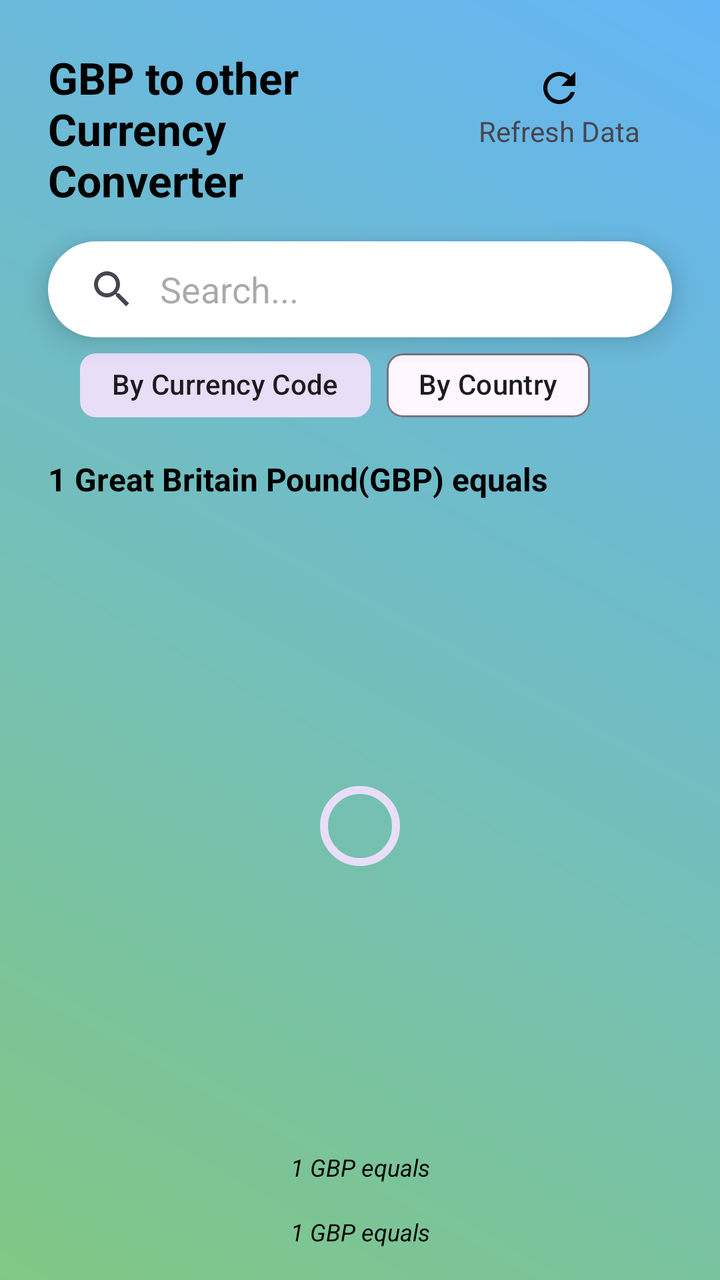
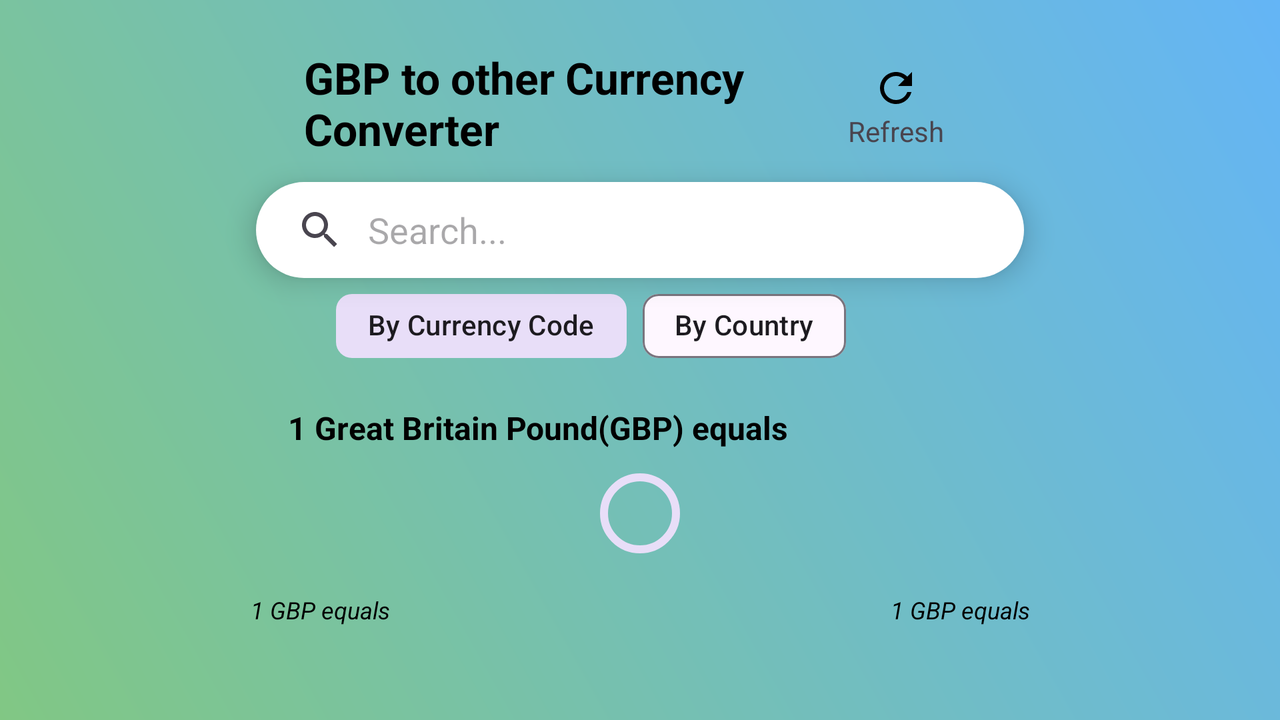

Two renders of one Android screen. The first uses the default layout on a phone; the second uses the alternative layout the repository ships for a different screen configuration, on a matching device. The two XML files are below.
<!-- AndroidManifest.xml: application theme Theme.CurrencyApp -->
<!-- res/layout/fragment_home.xml -->
<?xml version="1.0" encoding="utf-8"?>
<androidx.constraintlayout.widget.ConstraintLayout xmlns:android="http://schemas.android.com/apk/res/android"
    xmlns:app="http://schemas.android.com/apk/res-auto"
    xmlns:tools="http://schemas.android.com/tools"
    android:layout_width="match_parent"
    android:layout_height="match_parent"
    android:background="@drawable/back_gradient">

    <TextView
        android:id="@+id/title_text"
        android:layout_width="0dp"
        android:layout_height="wrap_content"
        android:layout_margin="24dp"
        android:text="GBP to other Currency Converter"
        android:textColor="@color/black"
        android:textSize="22sp"
        android:textStyle="bold"
        app:layout_constraintEnd_toStartOf="@+id/refresh_button"
        app:layout_constraintStart_toStartOf="parent"
        app:layout_constraintTop_toTopOf="parent" />

    <androidx.appcompat.widget.AppCompatTextView
        android:id="@+id/refresh_button"
        android:layout_width="wrap_content"
        android:layout_height="wrap_content"
        android:layout_marginTop="16dp"
        android:padding="16dp"
        android:drawableTop="@drawable/baseline_refresh_24"
        app:layout_constraintEnd_toEndOf="parent"
        android:text="Refresh Data"
        app:layout_constraintHorizontal_bias="1"
        android:layout_marginEnd="24dp"
        app:layout_constraintStart_toStartOf="parent"
        app:layout_constraintTop_toTopOf="parent" />

    <androidx.appcompat.widget.SearchView
        android:id="@+id/country_search"
        android:layout_width="match_parent"
        android:layout_height="wrap_content"
        android:layout_marginStart="24dp"
        android:layout_marginTop="16dp"
        android:layout_marginEnd="24dp"
        android:background="@drawable/bg_search_view"
        android:elevation="8dp"
        android:text=""
        app:elevation="8dp"
        app:iconifiedByDefault="false"
        app:layout_constraintTop_toBottomOf="@+id/title_text"
        app:queryBackground="@null"
        app:queryHint="Search..." />

    <com.google.android.material.chip.ChipGroup
        android:id="@+id/filter_chip_group"
        android:layout_width="match_parent"
        android:layout_height="wrap_content"
        android:layout_marginStart="40dp"
        android:layout_marginEnd="24dp"
        app:layout_constraintTop_toBottomOf="@+id/country_search"
        app:selectionRequired="true"
        app:singleSelection="true">

        <com.google.android.material.chip.Chip
            android:id="@+id/currency_code_chip"
            android:layout_width="wrap_content"
            android:layout_height="wrap_content"
            android:checkable="true"
            android:checked="true"
            android:text="By Currency Code" />

        <com.google.android.material.chip.Chip
            android:id="@+id/country_chip"
            android:layout_width="wrap_content"
            android:layout_height="wrap_content"
            android:checkable="true"
            android:text="By Country" />

    </com.google.android.material.chip.ChipGroup>

    <TextView
        android:id="@+id/gbp_equals_text"
        android:layout_width="match_parent"
        android:layout_height="wrap_content"
        android:layout_marginStart="24dp"
        android:layout_marginTop="12dp"
        android:layout_marginEnd="24dp"
        android:layout_marginBottom="16dp"
        android:text="1 Great Britain Pound(GBP) equals"
        android:textColor="@color/black"
        android:textSize="16sp"
        android:textStyle="bold"
        app:layout_constraintTop_toBottomOf="@+id/filter_chip_group" />

    <androidx.recyclerview.widget.RecyclerView
        android:id="@+id/home_search_recyclerview"
        android:layout_width="match_parent"
        android:layout_height="0dp"
        android:layout_marginTop="8dp"
        app:layoutManager="androidx.recyclerview.widget.LinearLayoutManager"
        app:layout_constraintBottom_toTopOf="@id/last_updated_text"
        app:layout_constraintTop_toBottomOf="@+id/gbp_equals_text"
        tools:itemCount="10"
        tools:layout="@layout/item_home_search_adapter"
        tools:visibility="invisible" />

    <androidx.recyclerview.widget.RecyclerView
        android:id="@+id/home_list_recyclerview"
        android:layout_width="match_parent"
        android:layout_height="0dp"
        android:layout_marginTop="8dp"
        android:orientation="vertical"
        app:layoutManager="androidx.recyclerview.widget.GridLayoutManager"
        app:layout_constraintBottom_toTopOf="@id/last_updated_text"
        app:layout_constraintTop_toBottomOf="@+id/gbp_equals_text"
        app:spanCount="2"
        tools:itemCount="10"
        tools:layout="@layout/item_home_list_adapter" />

    <com.google.android.material.progressindicator.CircularProgressIndicator
        android:id="@+id/loading_progress"
        android:layout_width="wrap_content"
        android:layout_height="wrap_content"
        app:indicatorColor="@color/white"
        android:elevation="1dp"
        app:layout_constraintBottom_toTopOf="@id/last_updated_text"
        app:layout_constraintStart_toStartOf="parent"
        app:layout_constraintEnd_toEndOf="parent"
        app:layout_constraintTop_toBottomOf="@+id/gbp_equals_text" />

    <TextView
        android:id="@+id/last_updated_text"
        android:layout_width="match_parent"
        android:layout_height="wrap_content"
        android:layout_marginStart="24dp"
        android:layout_marginTop="16dp"
        android:layout_marginEnd="24dp"
        android:layout_marginBottom="16dp"
        android:gravity="center"
        android:textColor="@color/black"
        android:textSize="12sp"
        android:textStyle="italic"
        app:layout_constraintBottom_toTopOf="@+id/last_fetched_text"
        tools:text="1 GBP equals" />

    <TextView
        android:id="@+id/last_fetched_text"
        android:layout_width="match_parent"
        android:layout_height="wrap_content"
        android:layout_marginStart="24dp"
        android:layout_marginTop="16dp"
        android:layout_marginEnd="24dp"
        android:layout_marginBottom="16dp"
        android:gravity="center"
        android:textColor="@color/black"
        android:textSize="12sp"
        android:textStyle="italic"
        app:layout_constraintBottom_toBottomOf="parent"
        tools:text="1 GBP equals" />

</androidx.constraintlayout.widget.ConstraintLayout>
<!-- res/layout/item_home_search_adapter.xml (included above) -->
<?xml version="1.0" encoding="utf-8"?>
<RelativeLayout xmlns:android="http://schemas.android.com/apk/res/android"
    xmlns:app="http://schemas.android.com/apk/res-auto"
    xmlns:tools="http://schemas.android.com/tools"
    android:layout_width="match_parent"
    android:layout_height="wrap_content"
    android:gravity="center_vertical"
    android:paddingStart="16dp"
    android:paddingTop="16dp"
    android:paddingEnd="16dp">

    <androidx.appcompat.widget.AppCompatImageView
        android:id="@+id/image_flag"
        android:layout_width="40dp"
        android:layout_height="20dp"
        android:layout_alignParentStart="true"
        android:layout_marginEnd="16dp"
        tools:src="@drawable/flag_aed" />

    <com.google.android.material.textview.MaterialTextView
        android:id="@+id/currency_name"
        android:layout_width="wrap_content"
        android:layout_height="wrap_content"
        android:layout_marginEnd="16dp"
        android:layout_toStartOf="@+id/conversion_text"
        android:layout_toEndOf="@+id/image_flag"
        android:ellipsize="end"
        android:maxLines="1"
        android:text="United Arab Emirates (AED)"
        android:textColor="@color/black"
        app:autoSizeMaxTextSize="16sp"
        app:autoSizeMinTextSize="10sp" />

    <com.google.android.material.textview.MaterialTextView
        android:id="@+id/conversion_text"
        android:layout_width="wrap_content"
        android:layout_height="wrap_content"
        android:layout_alignParentEnd="true"
        android:ellipsize="end"
        android:maxLines="1"
        android:text="22.22"
        android:textColor="@color/black"
        android:textSize="16sp"
        app:layout_constraintTop_toTopOf="parent" />

    <View
        android:layout_width="match_parent"
        android:layout_height="1dp"
        android:layout_below="@+id/image_flag"
        android:layout_marginTop="16dp"
        android:background="@color/black" />

</RelativeLayout>
<!-- res/layout/item_home_list_adapter.xml (included above) -->
<?xml version="1.0" encoding="utf-8"?>
<androidx.appcompat.widget.LinearLayoutCompat xmlns:android="http://schemas.android.com/apk/res/android"
    xmlns:app="http://schemas.android.com/apk/res-auto"
    xmlns:tools="http://schemas.android.com/tools"
    android:layout_width="match_parent"
    android:layout_height="wrap_content"
    android:orientation="vertical">

    <com.google.android.material.card.MaterialCardView
        android:layout_width="match_parent"
        android:layout_height="wrap_content"
        android:layout_marginStart="16dp"
        android:layout_marginEnd="16dp"
        android:layout_marginBottom="16dp"
        android:layout_marginTop="4dp"
        app:cardElevation="8dp">

        <androidx.appcompat.widget.LinearLayoutCompat
            android:layout_width="match_parent"
            android:layout_height="150dp"
            android:layout_gravity="center"
            android:gravity="center"
            android:orientation="vertical"
            android:padding="16dp">

            <androidx.appcompat.widget.AppCompatImageView
                android:id="@+id/currency_flag_image"
                android:layout_width="40dp"
                android:layout_height="30dp"
                android:src="@drawable/flag_aed" />

            <androidx.appcompat.widget.AppCompatTextView
                android:id="@+id/currency_name_text"
                android:layout_width="match_parent"
                android:layout_height="wrap_content"
                android:layout_marginTop="8dp"
                android:layout_marginBottom="8dp"
                android:gravity="center"
                android:maxLines="2"
                app:autoSizeMaxTextSize="12sp"
                app:autoSizeMinTextSize="2sp"
                tools:text="United Arab Emirates Dirham" />

            <com.google.android.material.textview.MaterialTextView
                android:id="@+id/currency_rate_text"
                android:layout_width="wrap_content"
                android:layout_height="wrap_content"
                android:gravity="center"
                android:maxLines="1"
                tools:text="22.22 AED" />

        </androidx.appcompat.widget.LinearLayoutCompat>
    </com.google.android.material.card.MaterialCardView>

</androidx.appcompat.widget.LinearLayoutCompat>
<!-- resources referenced by this layout -->
<resources>
  <color name="black">#FF000000</color>
  <color name="white">#FFFFFFFF</color>
  <!-- drawable back_gradient (drawable) -->
  <?xml version="1.0" encoding="utf-8"?>
  <shape xmlns:android="http://schemas.android.com/apk/res/android"
      android:shape="rectangle">
  
      <gradient
          android:angle="45"
          android:endColor="@color/blue_600"
          android:startColor="@color/green_600" />
  
  </shape>
  <!-- drawable baseline_refresh_24 (drawable) -->
  <vector xmlns:android="http://schemas.android.com/apk/res/android"
      android:width="24dp"
      android:height="24dp"
      android:tint="#000000"
      android:viewportWidth="24"
      android:viewportHeight="24">
      <path
          android:fillColor="@android:color/white"
          android:pathData="M17.65,6.35C16.2,4.9 14.21,4 12,4c-4.42,0 -7.99,3.58 -7.99,8s3.57,8 7.99,8c3.73,0 6.84,-2.55 7.73,-6h-2.08c-0.82,2.33 -3.04,4 -5.65,4 -3.31,0 -6,-2.69 -6,-6s2.69,-6 6,-6c1.66,0 3.14,0.69 4.22,1.78L13,11h7V4l-2.35,2.35z" />
  </vector>
  <!-- drawable bg_search_view (drawable) -->
  <?xml version="1.0" encoding="utf-8"?>
  <shape xmlns:android="http://schemas.android.com/apk/res/android"
      android:shape="rectangle">
  
      <solid android:color="@color/white" />
      <corners android:radius="32dp" />
  
  </shape>
  <style name="Theme.CurrencyApp" parent="Base.Theme.CurrencyApp" />
  <color name="blue_600">#64B5F6</color>
  <color name="green_600">#81C784</color>
  <style name="Base.Theme.CurrencyApp" parent="Theme.Material3.DayNight.NoActionBar">
          
          <item name="colorPrimary">@color/black</item>
          <item name="android:colorAccent">@color/black</item>
      </style>
</resources>
<!-- res/layout-land/fragment_home.xml (the repository's variant of the layout above) -->
<!-- drawn on the phone turned sideways -->
<?xml version="1.0" encoding="utf-8"?>
<androidx.core.widget.NestedScrollView xmlns:android="http://schemas.android.com/apk/res/android"
    xmlns:app="http://schemas.android.com/apk/res-auto"
    xmlns:tools="http://schemas.android.com/tools"
    android:layout_width="match_parent"
    android:layout_height="match_parent"
    android:background="@drawable/back_gradient">

    <androidx.constraintlayout.widget.ConstraintLayout
        android:layout_width="match_parent"
        android:layout_height="match_parent">

        <androidx.constraintlayout.widget.Guideline
            android:id="@+id/start_barrier"
            android:layout_width="wrap_content"
            android:layout_height="match_parent"
            android:orientation="vertical"
            app:barrierDirection="start"
            app:layout_constraintGuide_percent="0.2" />

        <androidx.constraintlayout.widget.Guideline
            android:id="@+id/end_barrier"
            android:layout_width="wrap_content"
            android:layout_height="match_parent"
            android:orientation="vertical"
            app:barrierDirection="end"
            app:layout_constraintGuide_percent="0.8" />

        <TextView
            android:id="@+id/title_text"
            android:layout_width="0dp"
            android:layout_height="wrap_content"
            android:layout_margin="24dp"
            android:text="GBP to other Currency Converter"
            android:textColor="@color/black"
            android:textSize="22sp"
            android:textStyle="bold"
            app:layout_constraintEnd_toStartOf="@+id/refresh_button"
            app:layout_constraintStart_toStartOf="@id/start_barrier"
            app:layout_constraintTop_toTopOf="parent" />

        <androidx.appcompat.widget.AppCompatTextView
            android:id="@+id/refresh_button"
            android:layout_width="wrap_content"
            android:layout_height="wrap_content"
            android:layout_marginTop="16dp"
            android:layout_marginEnd="24dp"
            android:drawableTop="@drawable/baseline_refresh_24"
            android:padding="16dp"
            android:text="Refresh"
            app:layout_constraintEnd_toEndOf="@id/end_barrier"
            app:layout_constraintTop_toTopOf="parent" />

        <androidx.appcompat.widget.SearchView
            android:id="@+id/country_search"
            android:layout_width="0dp"
            android:layout_height="wrap_content"
            android:background="@drawable/bg_search_view"
            android:elevation="8dp"
            android:text=""
            app:elevation="8dp"
            app:iconifiedByDefault="false"
            app:layout_constraintEnd_toEndOf="@+id/end_barrier"
            app:layout_constraintStart_toStartOf="@+id/start_barrier"
            app:layout_constraintTop_toBottomOf="@+id/refresh_button"
            app:queryBackground="@null"
            app:queryHint="Search..." />

        <com.google.android.material.chip.ChipGroup
            android:id="@+id/filter_chip_group"
            android:layout_width="0dp"
            android:layout_height="wrap_content"
            android:layout_marginStart="40dp"
            android:layout_marginEnd="24dp"
            app:layout_constraintEnd_toEndOf="@+id/end_barrier"
            app:layout_constraintStart_toStartOf="@+id/start_barrier"
            app:layout_constraintTop_toBottomOf="@+id/country_search"
            app:selectionRequired="true"
            app:singleSelection="true">

            <com.google.android.material.chip.Chip
                android:id="@+id/currency_code_chip"
                android:layout_width="wrap_content"
                android:layout_height="wrap_content"
                android:checkable="true"
                android:checked="true"
                android:text="By Currency Code" />

            <com.google.android.material.chip.Chip
                android:id="@+id/country_chip"
                android:layout_width="wrap_content"
                android:layout_height="wrap_content"
                android:checkable="true"
                android:checked="false"
                android:text="By Country" />

        </com.google.android.material.chip.ChipGroup>

        <TextView
            android:id="@+id/gbp_equals_text"
            android:layout_width="0dp"
            android:layout_height="wrap_content"
            android:layout_margin="16dp"
            android:text="1 Great Britain Pound(GBP) equals"
            android:textColor="@color/black"
            android:textSize="16sp"
            android:textStyle="bold"
            app:layout_constraintEnd_toEndOf="@+id/end_barrier"
            app:layout_constraintStart_toStartOf="@+id/start_barrier"
            app:layout_constraintTop_toBottomOf="@+id/filter_chip_group" />

        <androidx.appcompat.widget.LinearLayoutCompat
            android:id="@+id/list_layout"
            android:layout_width="match_parent"
            android:layout_height="wrap_content"
            android:layout_marginTop="8dp"
            android:orientation="vertical"
            app:layout_constraintTop_toBottomOf="@+id/gbp_equals_text">

            <androidx.recyclerview.widget.RecyclerView
                android:id="@+id/home_search_recyclerview"
                android:layout_width="match_parent"
                android:layout_height="wrap_content"
                android:orientation="horizontal"
                app:layoutManager="androidx.recyclerview.widget.LinearLayoutManager"
                tools:itemCount="10"
                tools:layout="@layout/item_home_search_adapter"
                tools:visibility="invisible" />

            <androidx.recyclerview.widget.RecyclerView
                android:id="@+id/home_list_recyclerview"
                android:layout_width="match_parent"
                android:layout_height="wrap_content"
                android:orientation="horizontal"
                app:layoutManager="androidx.recyclerview.widget.LinearLayoutManager"
                tools:itemCount="10"
                tools:layout="@layout/item_home_list_adapter" />

            <com.google.android.material.progressindicator.CircularProgressIndicator
                android:id="@+id/loading_progress"
                android:layout_width="wrap_content"
                android:layout_height="wrap_content"
                android:layout_gravity="center"
                android:elevation="1dp"
                app:indicatorColor="@color/white" />
        </androidx.appcompat.widget.LinearLayoutCompat>

        <androidx.appcompat.widget.LinearLayoutCompat
            android:id="@+id/time_layout"
            android:layout_width="match_parent"
            android:layout_height="wrap_content"
            android:orientation="horizontal"
            android:weightSum="2"
            app:layout_constraintTop_toBottomOf="@+id/list_layout">

            <TextView
                android:id="@+id/last_updated_text"
                android:layout_width="0dp"
                android:layout_height="wrap_content"
                android:layout_marginStart="24dp"
                android:layout_marginTop="16dp"
                android:layout_marginEnd="24dp"
                android:layout_marginBottom="16dp"
                android:layout_weight="1"
                android:gravity="center"
                android:textColor="@color/black"
                android:textSize="12sp"
                android:textStyle="italic"
                app:layout_constraintTop_toTopOf="parent"
                tools:text="1 GBP equals" />

            <TextView
                android:id="@+id/last_fetched_text"
                android:layout_width="0dp"
                android:layout_height="wrap_content"
                android:layout_marginStart="24dp"
                android:layout_marginTop="16dp"
                android:layout_marginEnd="24dp"
                android:layout_marginBottom="16dp"
                android:layout_weight="1"
                android:gravity="center"
                android:textColor="@color/black"
                android:textSize="12sp"
                android:textStyle="italic"
                app:layout_constraintBottom_toBottomOf="parent"
                tools:text="1 GBP equals" />
        </androidx.appcompat.widget.LinearLayoutCompat>
    </androidx.constraintlayout.widget.ConstraintLayout>
</androidx.core.widget.NestedScrollView>
